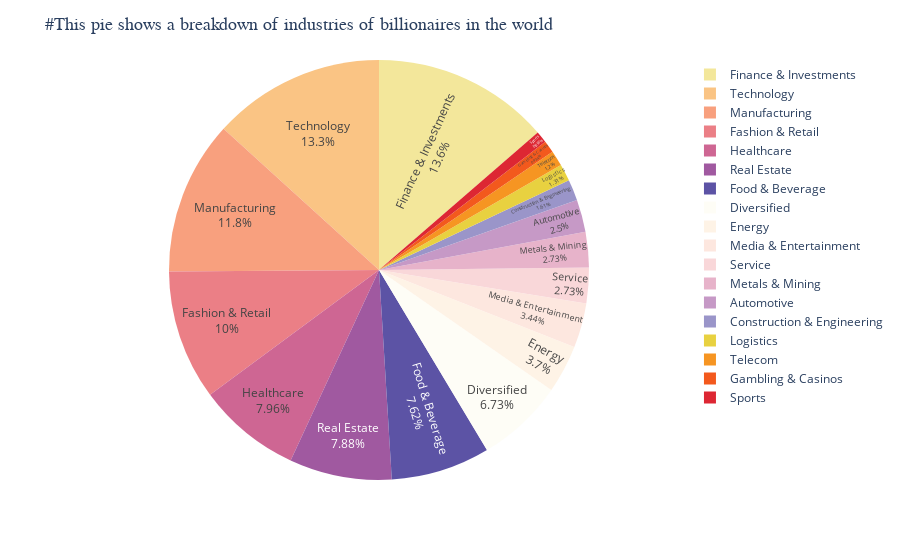

Notebook code cell kept with this figure:
### Code cell
df1 = df['Industry'].value_counts().reset_index()

fig = px.pie(df1, 
             values = 'Industry', 
             names = 'index', 
             color_discrete_sequence = px.colors.sequential.Sunset,
             labels = {"index":"Industry","Industry":"Count"})

fig.update_layout(title = '#This pie shows a breakdown of industries of billionaires in the world',
                  title_font = dict(size = 18, family = 'Balto'))

fig.update_traces(textposition = 'inside', textinfo = 'percent+label')
fig.show()

### Figure 1 — Plotly figure (JSON) as saved in the notebook; plotly's stock layout.template omitted (floating-point values rounded to 4 significant figures)
{"data": [{"domain": {"x": [0, 1], "y": [0, 1]}, "hovertemplate": "Industry=%{label}<br>Count=%{value}<extra></extra>", "labels": ["Finance & Investments", "Technology", "Manufacturing", "Fashion & Retail", "Healthcare", "Real Estate", "Food & Beverage", "Diversified", "Energy", "Media & Entertainment", "Service", "Metals & Mining", "Automotive", "Construction & Engineering", "Logistics", "Telecom", "Gambling & Casinos", "Sports"], "legendgroup": "", "name": "", "showlegend": true, "textinfo": "percent+label", "textposition": "inside", "type": "pie", "values": [365, 355, 317, 268, 213, 211, 204, 180, 99, 92, 73, 73, 67, 43, 35, 32, 25, 24]}], "layout": {"legend": {"tracegroupgap": 0}, "margin": {"t": 60}, "piecolorway": ["rgb(243, 231, 155)", "rgb(250, 196, 132)", "rgb(248, 160, 126)", "rgb(235, 127, 134)", "rgb(206, 102, 147)", "rgb(160, 89, 160)", "rgb(92, 83, 165)"], "title": {"font": {"family": "Balto", "size": 18}, "text": "#This pie shows a breakdown of industries of billionaires in the world"}}}
